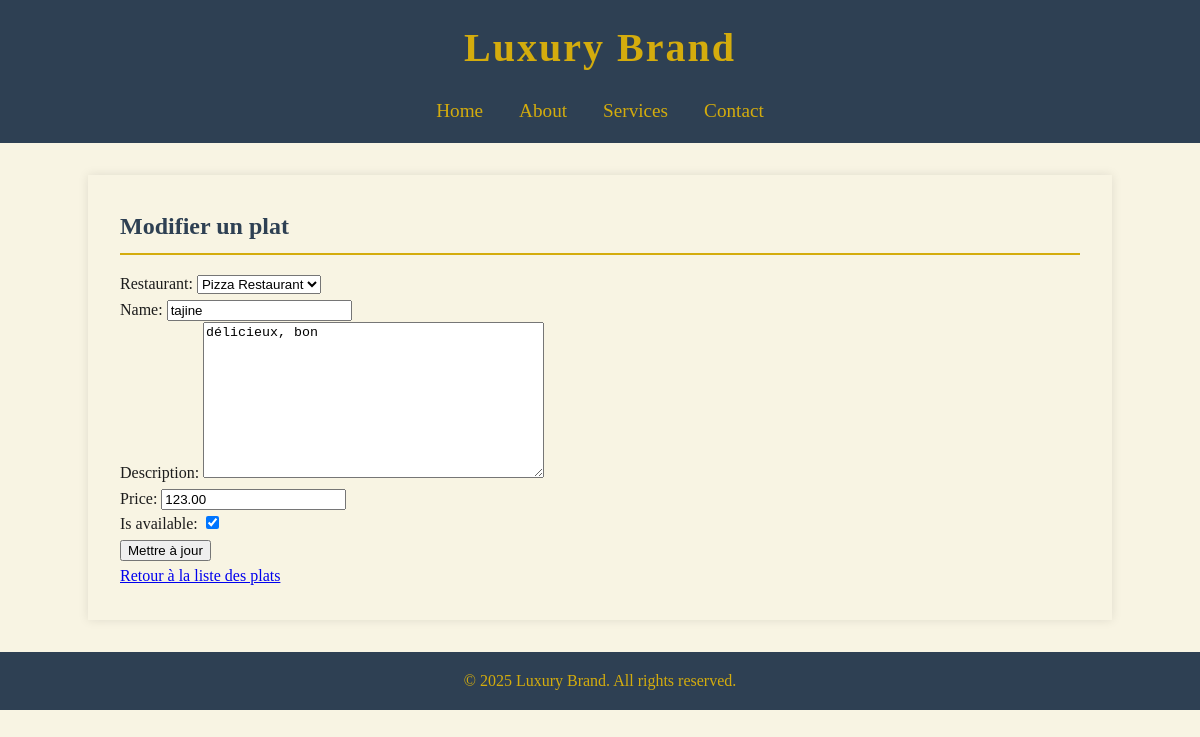
/app1/dishes/1/edit/, run on the app's committed database.
### app1/models.py (models this page shows, shortened)
class Dish(models.Model):
    restaurant = models.ForeignKey(Restaurant, on_delete=models.CASCADE, related_name='dishes')
    name = models.CharField(max_length=100)
    description = models.TextField(blank=True)
    price = models.DecimalField(max_digits=6, decimal_places=2)
    is_available = models.BooleanField(default=True)

class Restaurant(models.Model):
    name = models.CharField(max_length=100)
    address = models.TextField()
    type = models.CharField(max_length=50)
    is_open = models.BooleanField(default=True)
    created_at = models.DateTimeField(auto_now_add=True)
    def __str__(self):
        return self.name

### app1/views.py (the view, shortened to what this page needs)
# urls.py: path('dishes/<int:pk>/edit/', views.DishUpdateView.as_view(), name='dish_edit'),
class DishUpdateView(UpdateView):
    model =Dish
    form_class = DishForm
    template_name='restaurants/dish_form.html'

### app1/forms.py
class DishForm(forms.ModelForm):
	class Meta:
		model = Dish
		fields = ['restaurant', 'name', 'description', 'price', 'is_available']

### app1/templates/restaurants/dish_form.html (shortened to what this page needs)
{% extends 'base.html' %}
{% block content %}
  <h2>{% if form.instance.pk %}Modifier{% else %}Créer{% endif %} un plat</h2>
  <form method="post">
    {{ form.as_p }}
    <button type="submit">{% if form.instance.pk %}Mettre à jour{% else %}Créer{% endif %}</button>
  </form>
  <a href="{% url 'dish_list' %}">Retour à la liste des plats</a>
{% endblock %}

### app1/templates/base.html (style rules this page uses)
:root { --deep-navy: #2E4053; --soft-gold: #D4AC0D; --ivory: #F8F4E3; --dark-gray: #1C1C1C; }
body, h1, h2, p { margin: 0; padding: 0; font-family: 'Georgia', serif; }
body { background-color: var(--ivory); color: var(--dark-gray); line-height: 1.6; }
h2 { color: var(--deep-navy); border-bottom: 2px solid var(--soft-gold); padding-bottom: 0.5rem; margin-bottom: 1rem; }

### data on the page
Dish: restaurant "Pizza Restaurant", description "délicieux, bon", price "123.00", is_available "☑"
Restaurant: name "tajine"
